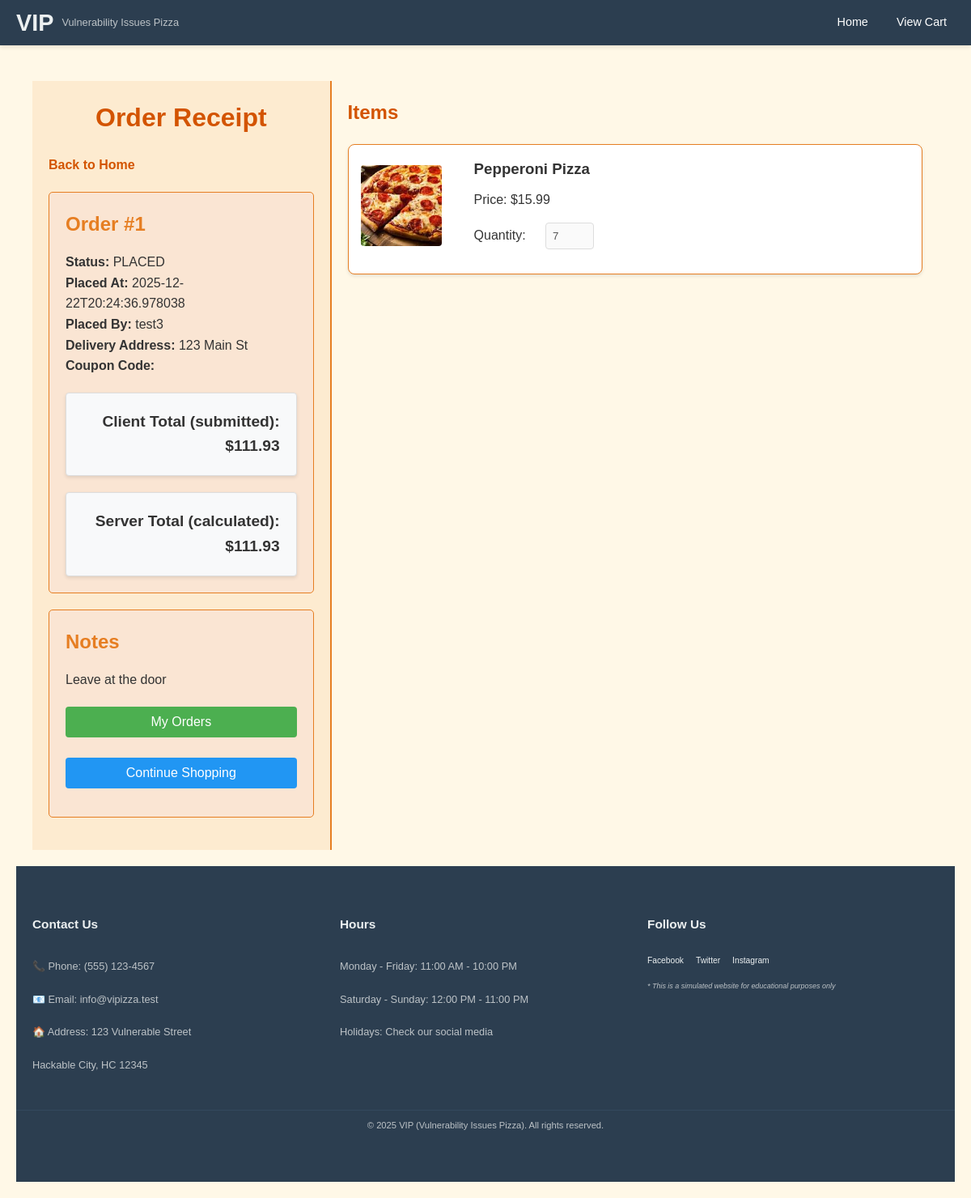
Page /order/1 on the committed database.
### tables this page shows
CREATE TABLE orders (
            id INTEGER PRIMARY KEY AUTOINCREMENT,
            created_at TEXT,
            user_id INTEGER,
            username TEXT,
            delivery_address TEXT,
            notes TEXT,
            coupon_code TEXT,
            client_total REAL,
            server_total REAL,
            cart_json TEXT,
            status TEXT,
            FOREIGN KEY (user_id) REFERENCES users(id)
        );

### app.py (the view)
@app.route("/order/<int:order_id>")
def view_order(order_id):
    conn = sqlite3.connect(USERS_DB_PATH)
    c = conn.cursor()
    c.execute(
        """
        SELECT id, created_at, username, delivery_address, notes, coupon_code, client_total, server_total, cart_json, status
        FROM orders
        WHERE id = ?
        """,
        (order_id,)
    )
    order_row = c.fetchone()
    conn.close()
    if not order_row:
        return "Order not found", 404
    order = {
        'id': order_row[0],
        'created_at': order_row[1],
        'username': order_row[2],
        'delivery_address': order_row[3],
        'notes': order_row[4],
        'coupon_code': order_row[5],
        'client_total': order_row[6],
        'server_total': order_row[7],
        'cart_json': order_row[8],
        'status': order_row[9]
    }
    try:
        cart_items = json.loads(order.get('cart_json') or '[]')
    except Exception:
        cart_items = []
    return render_template("order.html", order=order, cart_items=cart_items)

### templates/order.html (shortened to what this page needs)
{% extends "base.html" %}
{% block content %}
<div class="container">
    <div class="left-column">
        <h1 class="admin-title">Order Receipt</h1>
        <a href="/" class="back-link">Back to Home</a>
        <div class="form-section admin-form">
            <h2>Order #{{ order.id }}</h2>
            <p><strong>Status:</strong> {{ order.status }}</p>
            <p><strong>Placed At:</strong> {{ order.created_at }}</p>
            <p><strong>Placed By:</strong> {{ order.username }}</p>
            <p><strong>Delivery Address:</strong> {{ order.delivery_address }}</p>
            <p><strong>Coupon Code:</strong> {{ order.coupon_code }}</p>
            <div class="cart-total">
                Client Total (submitted): ${{ "%.2f"|format(order.client_total or 0) }}
            </div>
            <div class="cart-total">
                Server Total (calculated): ${{ "%.2f"|format(order.server_total or 0) }}
            </div>
        </div>
        <div class="form-section admin-form">
            <h2>Notes</h2>
            <div>
                {{ order.notes | safe }}
            </div>
            <div class="cart-actions">
                <button type="button" onclick="window.location.href='/my-orders'" class="continue-shopping">My Orders</button>
                <button type="button" onclick="window.location.href='/'" class="checkout-button">Continue Shopping</button>
            </div>
        </div>
    </div>
    <div class="right-column">
        <h2 class="manage-title">Items</h2>
        <ul class="pizza-list">
            {% for item in cart_items %}
                <li class="pizza-item cart-item" data-price="{{ item.price }}">
                    <div class="cart-item-content">
                        <img src="{% if item.image and (item.image.startswith('http://') or item.image.startswith('https://') or item.image.startswith('/')) %}{{ item.image }}{% else %}/{{ item.image }}{% endif %}" alt="{{ item.name }}" class="admin-pizza-img">
                        <div class="cart-item-details">
                            <h3>{{ item.name }}</h3>
                            <p>Price: $<span class="item-price">{{ "%.2f"|format(item.price) }}</span></p>
                            <div class="quantity-control">
                                <label>Quantity:</label>
                                <input type="number" class="quantity-input" value="{{ item.quantity }}" min="1" disabled>
                            </div>
                        </div>
                    </div>
                </li>
            {% else %}
                <li class="pizza-item empty-cart">
                    <p>No items recorded for this order.</p>
                </li>
            {% endfor %}
        </ul>
    </div>
</div>
{% endblock %}

### static/css/styles.css (style rules this page uses)
* { margin: 0; padding: 0; box-sizing: border-box; }
html, body { width: 100%; margin: 0; padding: 0; min-height: 100vh; overflow-x: hidden; }
body { font-family: Arial, sans-serif; line-height: 1.6; display: flex; flex-direction: column; background-color: #fff5eb; position: relative; }
body, h1, h2, h3, p, ul, li, input, textarea, button, form { margin: 0; padding: 0; box-sizing: border-box; }
body { font-family: Arial, sans-serif; background-color: #FFF8E7; color: #333; line-height: 1.6; display: flex; justify-content: center; padding: 20px; }
.container { display: flex; max-width: 1200px; width: 100%; }
.left-column { width: 33%; padding: 20px; background-color: #FDEBD0; border-right: 2px solid #E67E22; }
.left-column h1 { color: #D35400; margin-bottom: 20px; }
.form-section { margin-bottom: 20px; padding: 15px; background-color: #FAE5D3; border: 1px solid #E67E22; border-radius: 5px; }
.form-section h2 { margin-bottom: 15px; color: #E67E22; }
input, button { width: 100%; padding: 10px; margin-bottom: 15px; border: 1px solid #CCC; border-radius: 5px; }
button { background-color: #D35400; color: white; font-size: 1em; border: none; cursor: pointer; }
.right-column { width: 67%; padding: 20px; }
.right-column h2 { color: #D35400; margin-bottom: 20px; }
.admin-pizza-img { max-width: 100px; height: auto; margin-top: 10px; border-radius: 5px; }
.admin-title { color: #D35400; text-align: center; margin-bottom: 20px; }
.back-link { display: inline-block; margin-bottom: 20px; color: #D35400; text-decoration: none; font-weight: bold; }
.admin-form { padding: 20px; background-color: #FAE5D3; border: 1px solid #E67E22; border-radius: 5px; }
.admin-form h2 { color: #E67E22; margin-bottom: 15px; }
.manage-title { color: #D35400; margin-bottom: 20px; }
.pizza-list { list-style: none; padding: 0; margin: 0; }
.pizza-item { margin-bottom: 20px; padding: 15px; background-color: #FDEBD0; border: 1px solid #E67E22; border-radius: 5px; }
.cart-item { background-color: white; border-radius: 8px; box-shadow: 0 2px 4px rgba(0,0,0,0.1); padding: 15px; margin: 15px 0; display: flex; align-items: center; }
.cart-item img { width: 100px; height: 100px; object-fit: cover; border-radius: 4px; margin-right: 20px; }
.cart-item h3 { margin: 0 0 10px 0; color: #333; }
.quantity-input { width: 60px; padding: 5px; border: 1px solid #ddd; border-radius: 4px; margin: 0 10px; }
.cart-total { background-color: white; padding: 20px; border-radius: 8px; box-shadow: 0 2px 4px rgba(0,0,0,0.1); margin-top: 20px; text-align: right; font-size: 1.2em; font-weight: bold; }
button { padding: 8px 15px; background-color: #ff4444; color: white; border: none; border-radius: 4px; cursor: pointer; transition: background-color 0.3s; }
.cart-item-content { display: flex; align-items: flex-start; width: 100%; }
.cart-item-details { flex-grow: 1; margin-left: 20px; }
.quantity-control { margin: 15px 0; }
.quantity-control label { margin-right: 10px; }
.quantity-input { width: 60px; padding: 8px; border: 1px solid #ddd; border-radius: 4px; }
.cart-actions { margin-top: 20px; display: flex; flex-direction: column; gap: 10px; }
.continue-shopping { background-color: #4CAF50 !important; color: white; padding: 10px 20px; border: none; border-radius: 4px; cursor: pointer; width: 100%; }
.checkout-button { background-color: #2196F3 !important; color: white; padding: 10px 20px; border: none; border-radius: 4px; cursor: pointer; width: 100%; }
.cart-total { background-color: #f8f9fa; padding: 20px; border-radius: 4px; margin-top: 20px; text-align: right; font-size: 1.2em; font-weight: bold; border: 1px solid #ddd; }

### rows in the picture
orders: id "1", status "PLACED", created_at "2025-12-22T20:24:36.978038", username "test3", delivery_address "123 Main St", client_total "111.93", server_total "111.93", notes "Leave at the door"

### other values in the picture
{{ item.name }} "Pepperoni Pizza"
{{ "%.2f"|format(item.price) }} "15.99"
